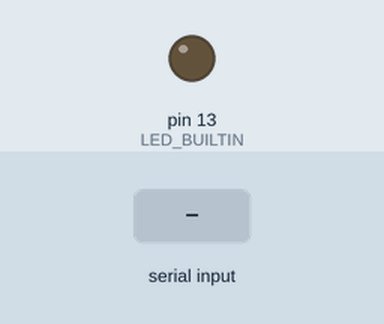
Recording of a sketch running on a simulated Arduino Uno, built with avr-gcc and run on an emulated ATmega328P. Parts: output pins drawn as LEDs (lit = HIGH). Dashed ring = blinking. Inputs (shaded band) come from the test bench. Random numbers use the default seed unless the sketch sets one; what the sketch prints to the serial monitor is not drawn.

Above: at 1.2 s.
1.3 s: "90,45\n" received over Serial
At 4.0 s:
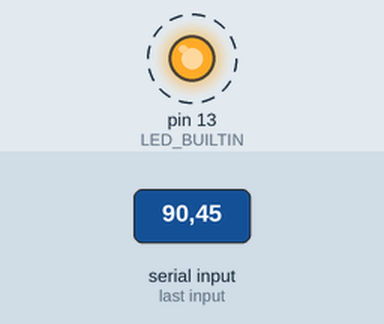
Timing chart, 0 to 7.8 s (numbered marks = the images above; inputs shaded):
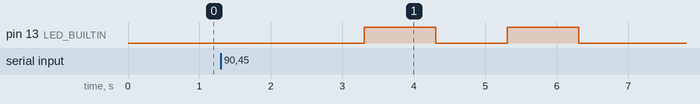

Measured:
- after the input at 1.3 s, pin 13 (LED_BUILTIN): alternates HIGH for 1.0 s and LOW for 1.0 s, 4 changes in all, then stays LOW, starting after 2.0 s

The sketch:

BlinkRandNum.ino
```cpp
long randNumber;
String userGuess;
int userIntGuess = 0;
int guessesMade = 0;

void setup() {
  // initialize digital pin LED_BUILTIN as an output.
  pinMode(LED_BUILTIN, OUTPUT);
  Serial.begin(9600);
  randomSeed(analogRead(0));
  while(!Serial);
  randNumber = random(1, 10000 + 1);
}

void loop() {
  // put your main code here, to run repeatedly:
  //userGuess = Serial.parseInt(Serial.read());
  while(!Serial.available());
  userGuess = Serial.readString();
  userIntGuess = userGuess.toInt();

  guessesMade += 1;
  if(userIntGuess > randNumber) {
    delay(1000);
    digitalWrite(LED_BUILTIN, HIGH);   // turn the LED on (HIGH is the voltage level)
    delay(1000);                       // wait for a second
    digitalWrite(LED_BUILTIN, LOW);    // turn the LED off by making the voltage LOW

    Serial.print("Guess is too high.");
  }

  else if(userIntGuess < randNumber) {
    delay(1000);
    digitalWrite(LED_BUILTIN, HIGH);   // turn the LED on (HIGH is the voltage level)
    delay(1000);                       // wait for a second
    digitalWrite(LED_BUILTIN, LOW);    // turn the LED off by making the voltage LOW
    delay(1000);
    digitalWrite(LED_BUILTIN, HIGH);   // turn the LED on (HIGH is the voltage level)
    delay(1000);                       // wait for a second
    digitalWrite(LED_BUILTIN, LOW);    // turn the LED off by making the voltage LOW

    Serial.print("Guess is too low.");
  }

  else {
    Serial.println("Guess is correct.");
    Serial.println(guessesMade);
    while(true) {
      delay(1000);
      digitalWrite(LED_BUILTIN, HIGH);   // turn the LED on (HIGH is the voltage level)
      delay(1000);                       // wait for a second
      digitalWrite(LED_BUILTIN, LOW);    // turn the LED off by making the voltage LOW
    }
  }
}
```
